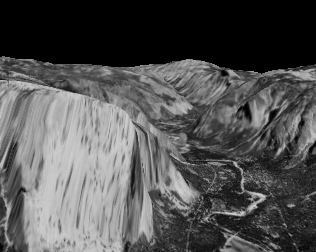
%> input picture CS4495 - Computer Vision/PS5/Problem 4 Code/yos_img_01.jpg, 316 x 252 px
$ octave ps5_4_1_4.m   (GNU Octave 9; MATLAB toolbox functions it lacks are replaced by stand-ins)
%> lines starting %> are read from the running program, lines starting %| are printed output that depends on the picture
### CS4495 - Computer Vision/PS5/Problem 4 Code/GaussianSequence.m
function [ pyramids ] = GaussianSequence( ims )
    len = length(ims);
    pyramids = {};
    for i = 1 : len
        pyramids = [pyramids; GaussianPyramid(ims{i})];
    end
end

### CS4495 - Computer Vision/PS5/Problem 4 Code/GaussianPyramid.m
function [ pyramid ] = GaussianPyramid( im )
    start = im2double(im);
    [sr, sc] = size(start);
    pyramid = {start};
    i = 2;
    while sr > 2 && sc > 2
        pyramid{i} = Reduce(pyramid{i - 1});
        [sr, sc] = size(pyramid{i});
        i = i + 1;
    end
end

### CS4495 - Computer Vision/PS5/Problem 4 Code/Warp.m
function [ warpI2 ] = Warp( im2, vx, vy)
    [M, N] = size(im2);
    [x, y] = meshgrid(1:N,1:M);
    warpI3 = interp2(x, y, im2, x + vx,y + vy, '*nearest'); % use Matlab interpolation routine
    warpI2 = interp2(x, y, im2, x + vx,y + vy, '*linear'); % use Matlab interpolation routine
    I = find(isnan(warpI2));
    warpI2(I) = warpI3(I);
    warpI2(isnan(warpI2)) = im2(isnan(warpI2));
end

### CS4495 - Computer Vision/PS5/Problem 4 Code/DrawOpticFlow.m
function [ ] = DrawOpticFlow( U, V )
    figure
    subplot(2,1,1), imagesc(U)
    colormap default
    colorbar
    subplot(2,1,2),imagesc(V)
    colormap default
    colorbar
    % [4 lines of commented-out code are left out]
end

### CS4495 - Computer Vision/PS5/Problem 4 Code/ps5_4_1_4.m
% [4 lines of commented-out code are left out]
f = {imread('yos_img_01.jpg'), imread('yos_img_02.jpg'), imread('yos_img_03.jpg')};
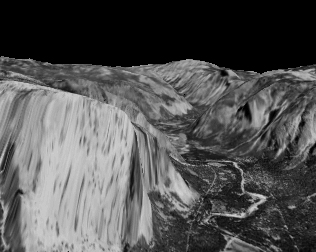
%> input picture CS4495 - Computer Vision/PS5/Problem 4 Code/yos_img_02.jpg, 316 x 252 px
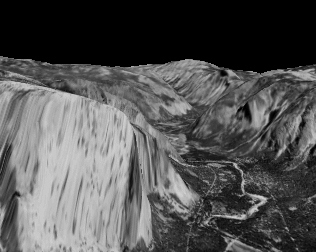
%> input picture CS4495 - Computer Vision/PS5/Problem 4 Code/yos_img_03.jpg, 316 x 252 px
%> f = 3 items
%f = {rgb2gray(imread('0.png')), rgb2gray(imread('1.png')), rgb2gray(imread('2.png'))};
ws = 24;
wsig = 4;
bs = 24;
bsig = 4;
frameTransitions = length(f) - 1;
%> frameTransitions = 2
gPyr = GaussianSequence(f);
%> gPyr = 24 items
[~, gHeight] = size(gPyr);
%> gHeight = 8
gHeightMax = 7;
assert(gHeight >= gHeightMax + 1);
U = cell(frameTransitions, gHeight);
%> U = 16 items
V = cell(frameTransitions, gHeight);
%> V = 16 items
warped = cell(frameTransitions, gHeight);
%> warped = 16 items
for i = 1 : frameTransitions
    U{i, gHeightMax + 1} = 0 * gPyr{i, gHeightMax + 1};
    V{i, gHeightMax + 1} = 0 * gPyr{i, gHeightMax + 1};
    for j = gHeightMax : -1 : 1
        [sr, sc] = size(gPyr{i, j});
        up = Expand(U{i, j + 1}, sr, sc);
        vp = Expand(V{i, j + 1}, sr, sc);
        warped{i, j} = Warp(gPyr{i + 1, j}, 2 * up, 2 * vp);
        [us, vs] = OpticFlow(gPyr{i, j} , warped{i, j}, bs, bsig, ws, bsig);
        U{i, j} = up + us;
        V{i, j} = vp + vs;
    end
    [sr, sc] = size(gPyr{i, 1});
    DrawOpticFlow(U{i, 1}, V{i, 1});
    warp = Warp(gPyr{i + 1, 1}, U{i, 1}, V{i, 1});
    diff = gPyr{i, 1} - warp;
    dis = max([abs(min(min(diff))), abs(max(max(diff)))])
    sum(sum(abs(diff)))
    figure, imagesc(diff);
    colormap default
    colorbar
    [sr, sc] = size(warp);
    framesij = zeros(sr, sc, 2);
    framesij(:, :, 1) = gPyr{i, 1};
    framesij(:, :, 2) = warp;
    %implay(framesij, 60);
end
%> this loop made 2 passes
%> dis on passes 1 to 2: 0.631, 0.561
%> pass 1, `DrawOpticFlow(U{i, 1}, V{i, 1});`:
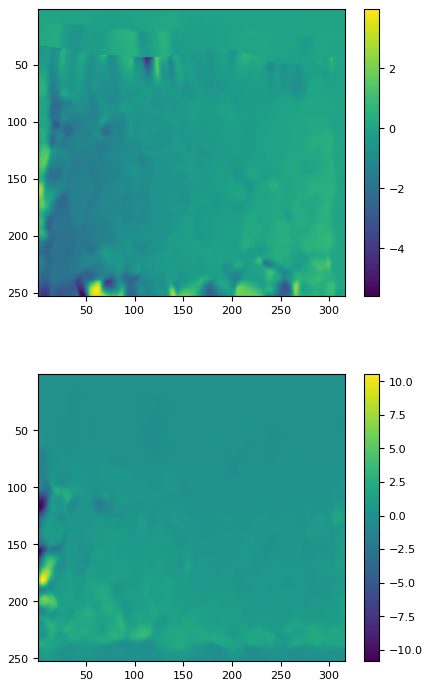
%> figure redrawn from the program's plot data, 2 panels
%> pass 1, in Warp, `warpI2 = interp2(x, y, im2, x + vx,y + vy, '*linear');`:
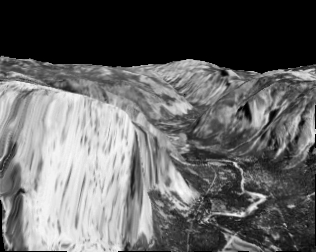
%> warpI2: size 252x316 double; 0.95% of the values are NaN or infinite; the others: min 0, max 0.825, mean 0.328; drawn with min black, max white, NaN and infinite black
%> pass 1, `diff = gPyr{i, 1} - warp;`:
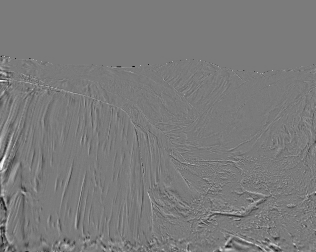
%> diff: size 252x316 double; min -0.589, max 0.631, mean -0.000708; drawn with min black and max white
%> pass 2, `DrawOpticFlow(U{i, 1}, V{i, 1});`:
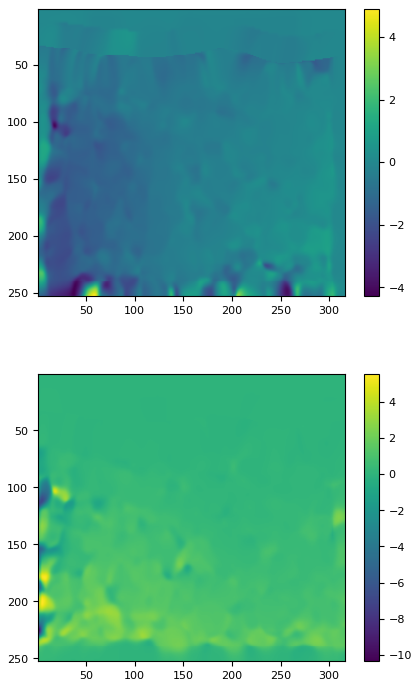
%> figure redrawn from the program's plot data, 2 panels
%> pass 2, `colorbar`:
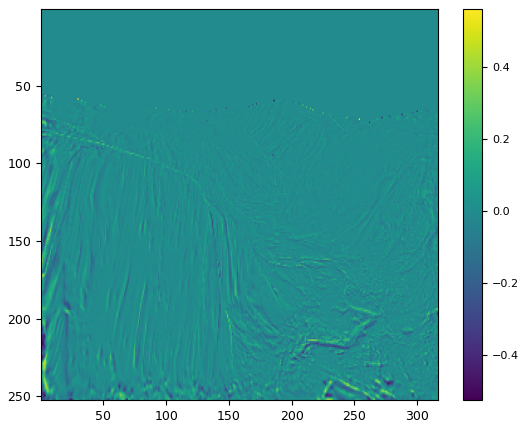
%> figure redrawn from the program's plot data
